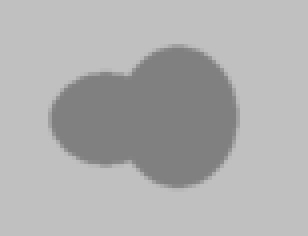
#> input picture gourd.bmp, 77 x 59 px, found by its file name (shown 4 times larger)
$ python Main.py
#> lines starting #> are read from the running program, lines starting #| are printed output that depends on the picture; after the words box and inside, x2 and y2 are one past the last pixel; in counts of white or black regions, pixels touching at a corner belong together
### lv_set/find_lsf.py
"""
This python code demonstrates an edge-based active contour model as an application of the
Distance Regularized Level Set Evolution (DRLSE) formulation in the following paper:

  C. Li, C. Xu, C. Gui, M. D. Fox, "Distance Regularized Level Set Evolution and Its Application to Image Segmentation",
     IEEE Trans. Image Processing, vol. 19 (12), pp. 3243-3254, 2010.

Author: Ramesh Pramuditha Rathnayake
E-mail: rsoft.ramesh@gmail.com

Released Under MIT License
"""
import numpy as np
from scipy.ndimage import gaussian_filter

from lv_set.drlse_algo import drlse_edge
from lv_set.potential_func import DOUBLE_WELL, SINGLE_WELL
from lv_set.show_fig import show_fig1, show_fig2, draw_all


def find_lsf(img: np.ndarray, initial_lsf: np.ndarray, timestep=1, iter_inner=10, iter_outer=30, lmda=5,
             alfa=-3, epsilon=1.5, sigma=0.8, potential_function=DOUBLE_WELL):
    """
    :param img: Input image as a grey scale uint8 array (0-255)
    :param initial_lsf: Array as same size as the img that contains the seed points for the LSF.
    :param timestep: Time Step
    :param iter_inner: How many iterations to run drlse before showing the output
    :param iter_outer: How many iterations to run the iter_inner
    :param lmda: coefficient of the weighted length term L(phi)
    :param alfa: coefficient of the weighted area term A(phi)
    :param epsilon: parameter that specifies the width of the DiracDelta function
    :param sigma: scale parameter in Gaussian kernal
    :param potential_function: The potential function to use in drlse algorithm. Should be SINGLE_WELL or DOUBLE_WELL
    """
    if len(img.shape) != 2:
        raise Exception("Input image should be a gray scale one")

    if len(img.shape) != len(initial_lsf.shape):
        raise Exception("Input image and the initial LSF should be in the same shape")

    if np.max(img) <= 1:
        raise Exception("Please make sure the image data is in the range [0, 255]")

    # parameters
    mu = 0.2 / timestep  # coefficient of the distance regularization term R(phi)

    img = np.array(img, dtype='float32')
    img_smooth = gaussian_filter(img, sigma)  # smooth image by Gaussian convolution
    [Iy, Ix] = np.gradient(img_smooth)
    f = np.square(Ix) + np.square(Iy)
    g = 1 / (1 + f)  # edge indicator function.

    # initialize LSF as binary step function
    phi = initial_lsf.copy()

    show_fig1(phi)
    show_fig2(phi, img)
    print('show fig 2 first time')

    if potential_function != SINGLE_WELL:
        potential_function = DOUBLE_WELL  # default choice of potential function

    # start level set evolution
    for n in range(iter_outer):
        phi = drlse_edge(phi, g, lmda, mu, alfa, epsilon, timestep, iter_inner, potential_function)
        print('show fig 2 for %i time' % n)
        draw_all(phi, img)

    # refine the zero level contour by further level set evolution with alfa=0
    alfa = 0
    iter_refine = 10
    phi = drlse_edge(phi, g, lmda, mu, alfa, epsilon, timestep, iter_refine, potential_function)
    return phi

### lv_set/show_fig.py
"""
This python code demonstrates an edge-based active contour model as an application of the
Distance Regularized Level Set Evolution (DRLSE) formulation in the following paper:

  C. Li, C. Xu, C. Gui, M. D. Fox, "Distance Regularized Level Set Evolution and Its Application to Image Segmentation",
     IEEE Trans. Image Processing, vol. 19 (12), pp. 3243-3254, 2010.

Author: Ramesh Pramuditha Rathnayake
E-mail: rsoft.ramesh@gmail.com

Released Under MIT License
"""

import matplotlib.pyplot as plt
import numpy as np
from skimage import measure

plt.ion()
fig1 = plt.figure(1)
fig2 = plt.figure(2)


def show_fig1(phi: np.ndarray):
    fig1.clf()
    ax1 = fig1.add_subplot(111, projection='3d')
    y, x = phi.shape
    x = np.arange(0, x, 1)
    y = np.arange(0, y, 1)
    X, Y = np.meshgrid(x, y)
    ax1.plot_surface(X, Y, -phi, rstride=2, cstride=2, color='r', linewidth=0, alpha=0.6, antialiased=True)
    ax1.contour(X, Y, phi, 0, colors='g', linewidths=2)


def show_fig2(phi: np.ndarray, img: np.ndarray):
    fig2.clf()
    contours = measure.find_contours(phi, 0)
    ax2 = fig2.add_subplot(111)
    ax2.imshow(img, interpolation='nearest', cmap=plt.get_cmap('gray'))
    for n, contour in enumerate(contours):
        ax2.plot(contour[:, 1], contour[:, 0], linewidth=2)


def draw_all(phi: np.ndarray, img: np.ndarray, pause=0.3):
    show_fig2(phi, img)
    show_fig1(phi)
    plt.pause(pause)

### lv_set/drlse_algo.py
"""
This python code demonstrates an edge-based active contour model as an application of the
Distance Regularized Level Set Evolution (DRLSE) formulation in the following paper:

  C. Li, C. Xu, C. Gui, M. D. Fox, "Distance Regularized Level Set Evolution and Its Application to Image Segmentation",
     IEEE Trans. Image Processing, vol. 19 (12), pp. 3243-3254, 2010.

Author: Ramesh Pramuditha Rathnayake
E-mail: rsoft.ramesh@gmail.com

Released Under MIT License
"""

import numpy as np
from scipy.ndimage import laplace

from lv_set.potential_func import SINGLE_WELL, DOUBLE_WELL


def drlse_edge(phi_0, g, lmda, mu, alfa, epsilon, timestep, iters, potential_function):  # Updated Level Set Function
    """

    :param phi_0: level set function to be updated by level set evolution
    :param g: edge indicator function
    :param lmda: weight of the weighted length term
    :param mu: weight of distance regularization term
    :param alfa: weight of the weighted area term
    :param epsilon: width of Dirac Delta function
    :param timestep: time step
    :param iters: number of iterations
    :param potential_function: choice of potential function in distance regularization term.
%              As mentioned in the above paper, two choices are provided: potentialFunction='single-well' or
%              potentialFunction='double-well', which correspond to the potential functions p1 (single-well)
%              and p2 (double-well), respectively.
    """
    phi = phi_0.copy()
    [vy, vx] = np.gradient(g)
    for k in range(iters):
        phi = neumann_bound_cond(phi)
        [phi_y, phi_x] = np.gradient(phi)
        s = np.sqrt(np.square(phi_x) + np.square(phi_y))
        delta = 1e-10
        n_x = phi_x / (s + delta)  # add a small positive number to avoid division by zero
        n_y = phi_y / (s + delta)
        curvature = div(n_x, n_y)

        if potential_function == SINGLE_WELL:
            dist_reg_term = laplace(phi, mode='nearest') - curvature  # compute distance regularization term in equation (13) with the single-well potential p1.
        elif potential_function == DOUBLE_WELL:
            dist_reg_term = dist_reg_p2(phi)  # compute the distance regularization term in eqaution (13) with the double-well potential p2.
        else:
            raise Exception('Error: Wrong choice of potential function. Please input the string "single-well" or "double-well" in the drlse_edge function.')
        dirac_phi = dirac(phi, epsilon)
        area_term = dirac_phi * g  # balloon/pressure force
        edge_term = dirac_phi * (vx * n_x + vy * n_y) + dirac_phi * g * curvature
        phi += timestep * (mu * dist_reg_term + lmda * edge_term + alfa * area_term)
    return phi


def dist_reg_p2(phi):
    """
        compute the distance regularization term with the double-well potential p2 in equation (16)
    """
    [phi_y, phi_x] = np.gradient(phi)
    s = np.sqrt(np.square(phi_x) + np.square(phi_y))
    a = (s >= 0) & (s <= 1)
    b = (s > 1)
    ps = a * np.sin(2 * np.pi * s) / (2 * np.pi) + b * (s - 1)  # compute first order derivative of the double-well potential p2 in equation (16)
    dps = ((ps != 0) * ps + (ps == 0)) / ((s != 0) * s + (s == 0))  # compute d_p(s)=p'(s)/s in equation (10). As s-->0, we have d_p(s)-->1 according to equation (18)
    return div(dps * phi_x - phi_x, dps * phi_y - phi_y) + laplace(phi, mode='nearest')


def div(nx: np.ndarray, ny: np.ndarray) -> np.ndarray:
    [_, nxx] = np.gradient(nx)
    [nyy, _] = np.gradient(ny)
    return nxx + nyy


def dirac(x: np.ndarray, sigma: np.ndarray) -> np.ndarray:
    f = (1 / 2 / sigma) * (1 + np.cos(np.pi * x / sigma))
    b = (x <= sigma) & (x >= -sigma)
    return f * b


def neumann_bound_cond(f):
    """
        Make a function satisfy Neumann boundary condition
    """
    g = f.copy()

    g[np.ix_([0, -1], [0, -1])] = g[np.ix_([2, -3], [2, -3])]
    g[np.ix_([0, -1]), 1:-1] = g[np.ix_([2, -3]), 1:-1]
    g[1:-1, np.ix_([0, -1])] = g[1:-1, np.ix_([2, -3])]
    return g

### lv_set/Main.py
"""
This python code demonstrates an edge-based active contour model as an application of the
Distance Regularized Level Set Evolution (DRLSE) formulation in the following paper:

  C. Li, C. Xu, C. Gui, M. D. Fox, "Distance Regularized Level Set Evolution and Its Application to Image Segmentation",
     IEEE Trans. Image Processing, vol. 19 (12), pp. 3243-3254, 2010.

Author: Ramesh Pramuditha Rathnayake
E-mail: rsoft.ramesh@gmail.com

Released Under MIT License
"""

import numpy as np
from skimage.io import imread

from lv_set.find_lsf import find_lsf
from lv_set.potential_func import *
from lv_set.show_fig import draw_all


def gourd_params():
    img = imread('gourd.bmp', True)
#> img is the input picture: shape (59, 77); min 128, max 192, mean 175.4
    img = np.interp(img, [np.min(img), np.max(img)], [0, 255])

    # initialize LSF as binary step function
    c0 = 2
    initial_lsf = c0 * np.ones(img.shape)
    # generate the initial region R0 as two rectangles
    initial_lsf[24:35, 19:25] = -c0
    initial_lsf[24:35, 39:50] = -c0

    # parameters
    return {
        'img': img,
        'initial_lsf': initial_lsf,
        'timestep': 1,  # time step
        'iter_inner': 10,
        'iter_outer': 30,
        'lmda': 5,  # coefficient of the weighted length term L(phi)
        'alfa': -3,  # coefficient of the weighted area term A(phi)
        'epsilon': 1.5,  # parameter that specifies the width of the DiracDelta function
        'sigma': 0.8,  # scale parameter in Gaussian kernel
        'potential_function': DOUBLE_WELL,
    }


def two_cells_params():
    img = imread('twocells.bmp', True)
    img = np.interp(img, [np.min(img), np.max(img)], [0, 255])

    # initialize LSF as binary step function
    c0 = 2
    initial_lsf = c0 * np.ones(img.shape)
    # generate the initial region R0 as two rectangles
    initial_lsf[9:55, 9:75] = -c0

    # parameters
    return {
        'img': img,
        'initial_lsf': initial_lsf,
        'timestep': 5,  # time step
        'iter_inner': 5,
        'iter_outer': 40,
        'lmda': 5,  # coefficient of the weighted length term L(phi)
        'alfa': 1.5,  # coefficient of the weighted area term A(phi)
        'epsilon': 1.5,  # parameter that specifies the width of the DiracDelta function
        'sigma': 1.5,  # scale parameter in Gaussian kernel
        'potential_function': DOUBLE_WELL,
    }


params = gourd_params()
#> params = 10 items
# params = two_cells_params()
phi = find_lsf(**params)
#> in find_lsf, `phi = initial_lsf.copy()`:
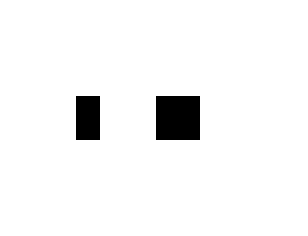
#> phi: shape (59, 77) float64 (shown 4 times larger); values -2 (black) and 2 (white), 95.9% white; 2 black regions, box (x1, y1, x2, y2) and area: (39, 24, 50, 35) 121, (19, 24, 25, 35) 66
#> in show_fig1, `ax1.plot_surface(X, Y, -phi, rstride=2, cstride=2, color='r', linewidt..`:
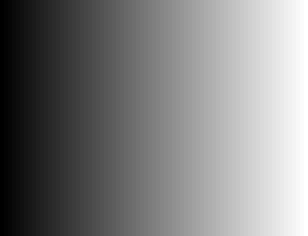
#> X: shape (59, 77) int64 (shown 4 times larger); min 0, max 76, mean 38; drawn with min black and max white
#> in show_fig2, `contours = measure.find_contours(phi, 0)`: contours = 2 point arrays, longest 45 points
#> the loop in show_fig2, `for n, contour in enumerate(contours):` made 2 passes
#> the loop in find_lsf, `for n in range(iter_outer):` made 30 passes
#> pass 1, in dist_reg_p2, `[phi_y, phi_x] = np.gradient(phi)`:
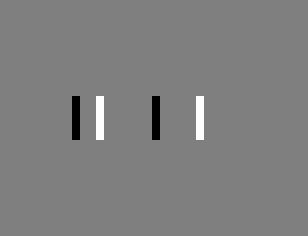
#> phi_x: shape (59, 77) float64 (shown 4 times larger); min -2, max 2, mean 0; drawn with min black and max white
#> pass 1, in draw_all, `plt.pause(pause)`:
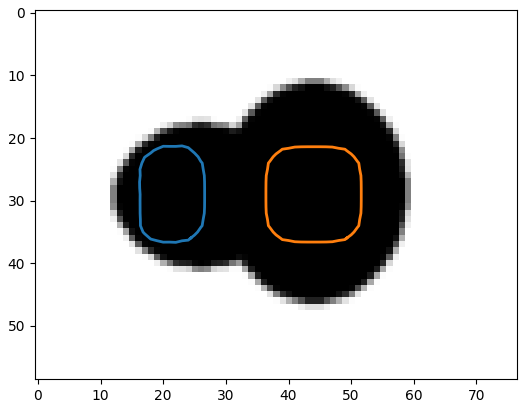
#> figure drawn by matplotlib, 1 panel
#> after the loop in drlse_edge (call 31), `for k in range(iters):`:
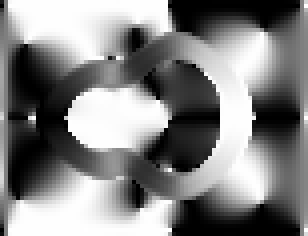
#> n_x: shape (59, 77) float64 (shown 4 times larger); min -1, max 1, mean 0.0308; drawn with min black and max white

print('Show final output')
draw_all(phi, params['img'], 10)
#> in draw_all (call 31), `plt.pause(pause)`:
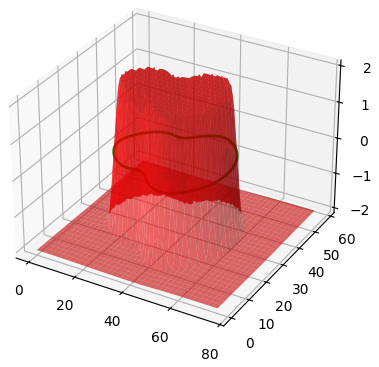
#> figure drawn by matplotlib, 1 panel
#> in draw_all (call 31), `plt.pause(pause)`:
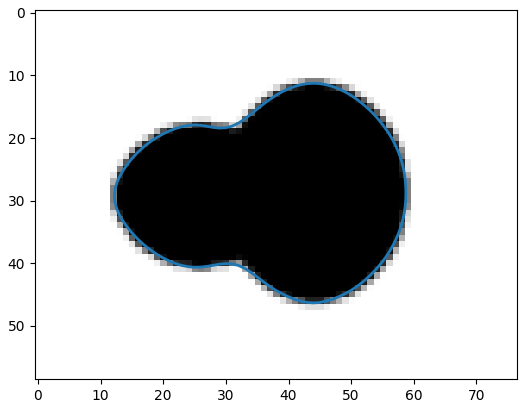
#> figure drawn by matplotlib, 1 panel
